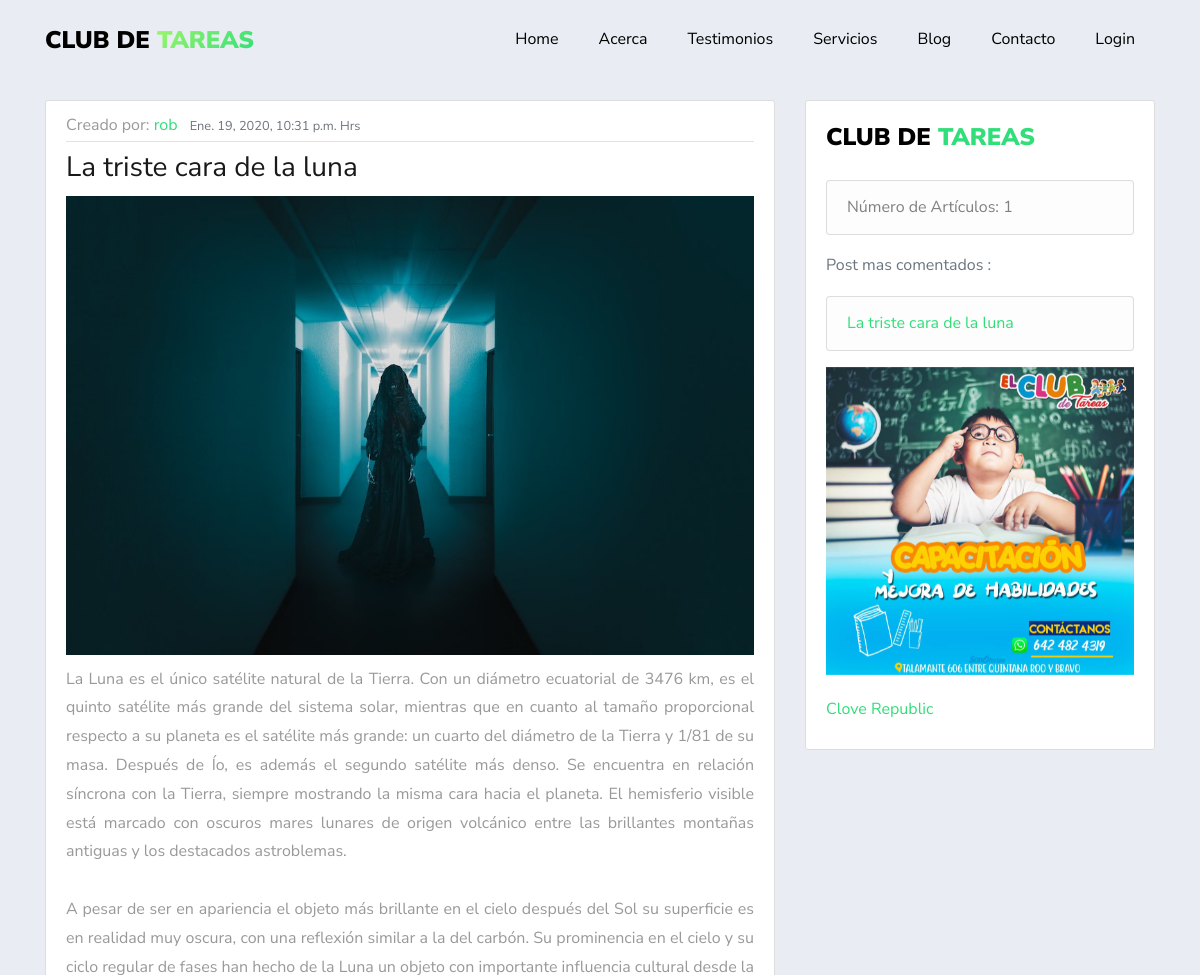
The app's page /blog/db335ded-b66f-4cc7-9d20-d695bdc5b9db/ (upper part), older data.
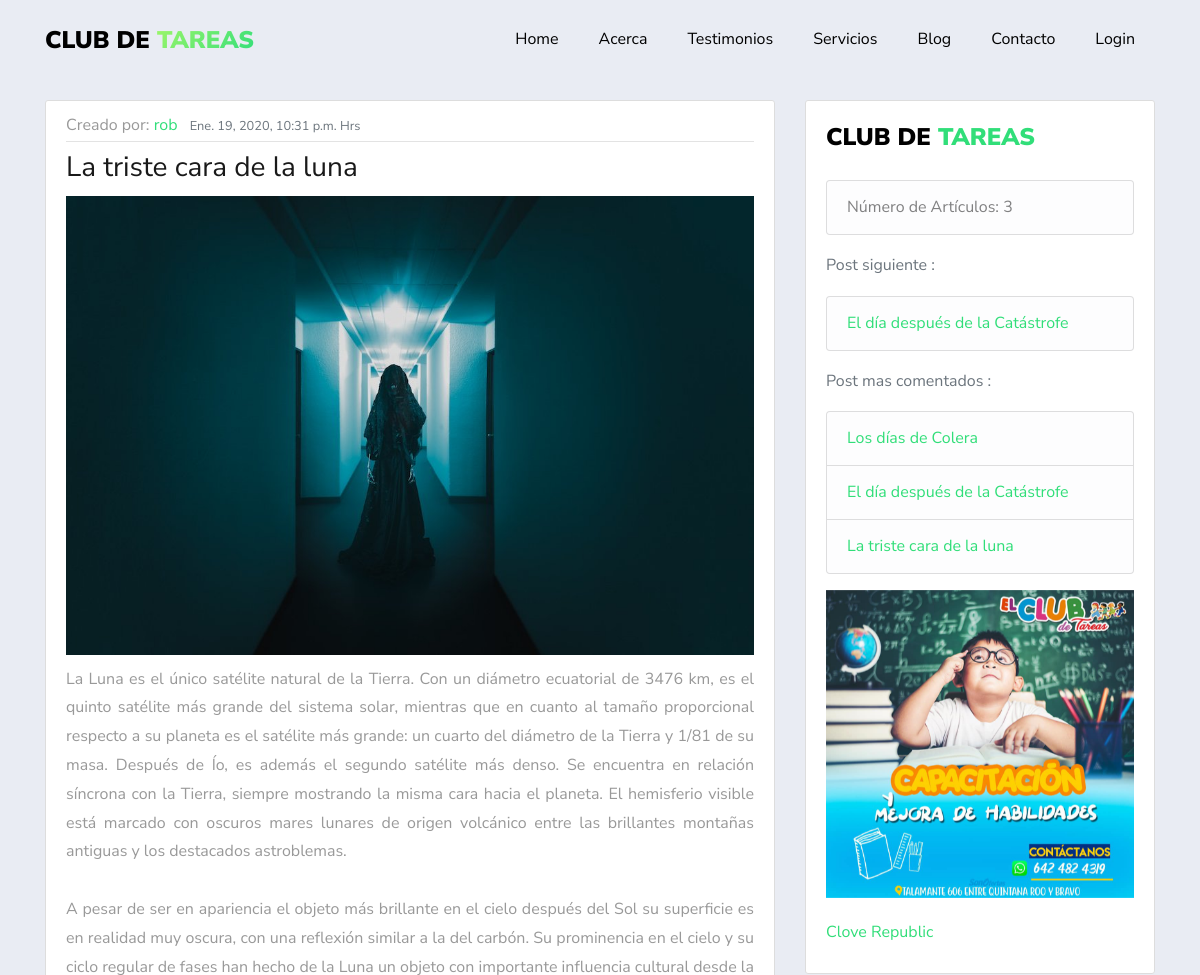
The same page, newer data.
### blog/models.py (models this page shows, shortened)
class Post(models.Model):
    STATUS = (
    (0,'borrador'),
    (1,'publicado')
    )
    id = models.UUIDField(primary_key=True, default=uuid.uuid4, help_text="id del Post")
    titulo = models.CharField(max_length=200,unique=True)
    autor = models.ForeignKey(settings.AUTH_USER_MODEL,on_delete=models.CASCADE,related_name='blog_posts')
    update_on= models.DateTimeField(auto_now=True)
    imagen = models.ImageField(upload_to='post_image/%Y/%m/%d',blank=True)
    video = models.FileField(upload_to='videos/',null=True,blank=True)
    content = models.TextField()
    create_on = models.DateTimeField(auto_now_add=True)
    status = models.IntegerField(choices=STATUS,default=0)
    class Meta:
        ordering = ['-create_on']
    def get_absolute_url(self):
            return reverse('blog:post_detail', kwargs={'id':self.id})

### usuario/models.py (models this page shows, shortened)
class Usuario(AbstractBaseUser):
    imagen       =  models.ImageField(default='default.jpg',upload_to='profile_pics')
    email        =  models.EmailField(max_length=60,unique=True)
    username     =  models.CharField(max_length=30,unique=True)
    nombre       =  models.CharField(max_length=100)
    apellido     =  models.CharField(max_length=100)
    edad         =  models.IntegerField(blank=True, null=True)
    padecimientos = models.TextField(verbose_name="Alergias o padecimientos",blank=True,null=True)
    asistencia = models.CharField(verbose_name="Días de asistencia",max_length=100,blank=True,null=True)
    enfoque = models.CharField(verbose_name="Area en la que guste que se enfocará la atención",max_length=100,blank=True, null=True)
    nombre_madre =  models.CharField(verbose_name="Nombre de la Madre",max_length=100,blank=True, null=True)
    edad_madre =  models.IntegerField(verbose_name="Edad",blank=True, null=True)
    ocupacion_madre = models.CharField(verbose_name="Ocupación",max_length=100,blank=True,null=True)
    numero_madre   =  models.IntegerField(verbose_name="Número de contacto",blank=True,null=True)
    nombre_padre =  models.CharField(verbose_name="Nombre del Padre",max_length=100,blank=True, null=True)
    edad_padre =  models.IntegerField(verbose_name="Edad",blank=True, null=True)
    ocupacion_padre = models.CharField(verbose_name="Ocupación",max_length=100,blank=True, null=True)
    numero_padre    =  models.IntegerField(verbose_name="Número de contacto",blank=True,null=True)
    fecha_nacimiento = models.DateField(verbose_name="Fecha de nacimiento",blank=True, null=True)
    escuela      =  models.CharField(verbose_name="Nombre de la escuela",max_length=60,blank=True, null=True)
    domicilio    =  models.CharField(verbose_name="Domicilio",max_length=150,blank=True, null=True)
    NIVEL_STATUS = (
         ('k','Kinder'),
         ('p','Primaria'),
         ('s','Secundaria'),
         ('b','bachillerato'),
         ('u','universidad'))
    nivel_academico = models.CharField(max_length=1,choices=NIVEL_STATUS,blank=True,verbose_name='Nivel académico del alumno')
    date_joined  =  models.DateTimeField(verbose_name="Fecha de ingreso",auto_now_add=True)
    last_login   =  models.DateTimeField(verbose_name="Ultima fecha de Sesión",auto_now=True)
    is_admin     =  models.BooleanField(verbose_name="¿Es Administrador?",default=False)
    is_active    =  models.BooleanField(verbose_name="¿Esta Acivo?",default=True)
    is_staff     =  models.BooleanField(verbose_name="¿Es parte del Staff?",default=False)
    is_superuser =  models.BooleanField(verbose_name="¿Es Super Usuario?",default=False)
    USERNAME_FIELD  = "username"
    REQUIRED_FIELDS = ["nombre","apellido"]
    objects = MyUsuarioManager()
    def __str__(self):
        return f'{self.username}'

### blog/views.py (the view)
# urls.py: path('blog/<uuid:id>/',views.postDetail,name="post_detail"),
def postDetail(request,id):
    post_object = get_object_or_404(Post,id=id)
    comentarios = post_object.comentarios.filter(active=True)
    if request.method == 'POST':
        comment_form = CommentForm(data=request.POST)
        if comment_form.is_valid():
            new_comment = Comentario(post=post_object,nombre=request.POST["nombre"],mensaje=request.POST["mensaje"])
            new_comment.save();
            comment_form.cleaned_data
        return HttpResponseRedirect(post_object.get_absolute_url())
    else:
        comment_form= CommentForm()
    posts = Post.objects.filter(status=1)
    order_post_by_comments = sorted(posts,key= lambda post: len(post.comentarios.filter(active=True)),reverse=True)
    if len(order_post_by_comments) > 5 :
        order_post_by_comments = order_post_by_comments[:6]
    context = {
    'order_post_by_comments': order_post_by_comments,
    'posts': posts,
    'post': post_object,
    'comentarios': comentarios,
    'comment_form':comment_form
    }
    return render(request,'blog/detail_post.html',context)

### blog/templates/blog/detail_post.html (shortened to what this page needs)
{% extends 'app/base.html' %}
{% load static %}
{% load embed_video_tags %}
{% load crispy_forms_tags %}
{% block content %}
<section class="ftco-counter img ftco-section ftco-no-pt ftco-no-p" style="padding-bottom:50px">
<div class="container ftco-animate">
<div class="row" style="margin-top:100px">
  <div class="col-12 col-md-8">
  <article class="media content-section">
                    <div class="media-body">
                        <div class="article-metadata">
                            Creado por: <a class="mr-2" href="#">{{ post.autor}}</a>
                            <small class="text-muted">{{ post.create_on }} Hrs</small>
                        </div>
                        <h3>{{ post.titulo }}</h3>
                        {% if post.imagen %}
                                 <img src="{{ post.imagen.url }}" class="img-fluid" alt="Responsive image"
                                    style="margin-bottom : 10px">
                        {% endif %}
                        <p class="article-content" style="text-align: justify">{{post.content}}</p>
                    </div>
  </article>
  <br>
  </div>
  <div class="col-12 col-md-4">
      <div class="content-section">
         <div class="row">
         <div class="col-12">
           <p>
           <a class="navbar-brand" href="index.html"><span style="color: black">Club de </span><span>Tareas</span></a>
             <ul class="list-group">
               <li class="list-group-item list-group-item-light">Número de Artículos: {{ posts | length }} </li>
             </ul>
           </p>
             {% if post.get_next_by_create_on %}
             <p class="text-muted">
               Post siguiente :
                <ul class="list-group">
                  <li class="list-group-item list-group-item-light">
                      <a href="{{ post.get_next_by_create_on.get_absolute_url }}">{{ post.get_next_by_create_on.titulo}}</a>
                  </li>
                </ul>
             </p>
            {% endif%}
             <p class="text-muted">Post mas comentados :
              <ul class="list-group">
                   {% for post in order_post_by_comments %}
                   <li class="list-group-item list-group-item-light">
                       <a href="{{ post.get_absolute_url }}">{{ post.titulo}}</a>
                   </li>
                   {% endfor %}
              </ul>
             </p>
                  </div>
                  <div class="col-12">
                    <div id="carouselExampleSlidesOnly" class="carousel slide" data-ride="carousel">
                     <div class="carousel-inner">
                       <div class="carousel-item active">
                         <img class="d-block w-100" src="{% static 'app/images/club1.jpg' %}" alt="First slide">
                       </div>
                     </div>
                   </div>
                  </div>
                  <div class="col-12" style="margin-top:20px">
                          <div id="fb-container" style="width:100%">
                            <div class="fb-page" data-tabs="timeline" data-href="https://www.facebook.com/cloverepublic/" data-height="300" data-small-header="false" data-adapt-container-width="true" data-hide-cover="false" data-show-facepile="false"><blockquote cite="https://www.facebook.com/cloverepublic/" class="fb-xfbml-parse-ignore"><a href="https://www.facebook.com/cloverepublic/">Clove Republic</a></blockquote></div>
                          </div>
                  </div>
                </div>
      </div>
  </div>
</div>
</div>
</section>
{%endblock content%}

Row changes from the older to the newer data that the page shows:
changed Post "La triste cara de la luna": get_next_by_create_on.titulo (not shown) → "El día después de la Catástrofe"
added Post: titulo "Los días de Colera"
added Post: titulo "El día después de la Catástrofe"
Text that changed along with them:
{{ posts | length }}: "1" → "3"
text now shown: "Post siguiente :"
